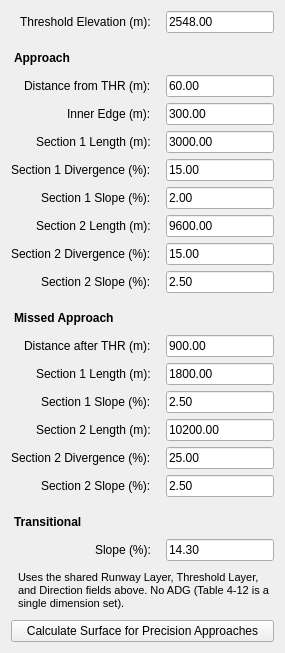
          <widget class="QWidget" name="oes_sub_precision_approach">
           <layout class="QFormLayout" name="formLayout_oes_precision_approach">
            <property name="fieldGrowthPolicy"><enum>QFormLayout::AllNonFixedFieldsGrow</enum></property>
            <property name="labelAlignment"><set>Qt::AlignRight|Qt::AlignVCenter</set></property>
            <property name="horizontalSpacing"><number>15</number></property>
            <property name="verticalSpacing"><number>6</number></property>

            <item row="0" column="0">
             <widget class="QLabel" name="label_Z0_oes_precision">
              <property name="text"><string>Threshold Elevation (m):</string></property>
             </widget>
            </item>
            <item row="0" column="1">
             <widget class="QLineEdit" name="spin_Z0_oes_precision">
              <property name="text"><string>2548.00</string></property>
              <property name="toolTip"><string>Threshold elevation used as the datum for the Approach/Missed Approach/Transitional components (Table 4-12).</string></property>
             </widget>
            </item>

            <item row="1" column="0" colspan="2">
             <widget class="QLabel" name="label_appr_header_oes_precision">
              <property name="text"><string>Approach</string></property>
              <property name="styleSheet"><string>QLabel { font-weight: bold; padding-top: 12px; padding-bottom: 4px; }</string></property>
             </widget>
            </item>

            <item row="2" column="0">
             <widget class="QLabel" name="label_apprDistThr_oes_precision">
              <property name="text"><string>Distance from THR (m):</string></property>
             </widget>
            </item>
            <item row="2" column="1">
             <widget class="QLineEdit" name="spin_apprDistThr_oes_precision">
              <property name="text"><string>60.00</string></property>
              <property name="toolTip"><string>Table 4-12: distance from the threshold to the start (inner edge) of the Approach surface, measured along the runway centreline extended away from the runway (60 m by the table).</string></property>
             </widget>
            </item>

            <item row="3" column="0">
             <widget class="QLabel" name="label_apprInnerEdge_oes_precision">
              <property name="text"><string>Inner Edge (m):</string></property>
             </widget>
            </item>
            <item row="3" column="1">
             <widget class="QLineEdit" name="spin_apprInnerEdge_oes_precision">
              <property name="text"><string>300.00</string></property>
              <property name="toolTip"><string>Table 4-12: full width of the Approach surface's inner edge, centred on the extended runway centreline (300 m by the table); also reused as the Missed Approach surface's own inner-edge width.</string></property>
             </widget>
            </item>

            <item row="4" column="0">
             <widget class="QLabel" name="label_apprS1Len_oes_precision">
              <property name="text"><string>Section 1 Length (m):</string></property>
             </widget>
            </item>
            <item row="4" column="1">
             <widget class="QLineEdit" name="spin_apprS1Len_oes_precision">
              <property name="text"><string>3000.00</string></property>
              <property name="toolTip"><string>Table 4-12: length of the Approach surface's Section 1, measured from the inner edge outward along the approach azimuth.</string></property>
             </widget>
            </item>

            <item row="5" column="0">
             <widget class="QLabel" name="label_apprS1Div_oes_precision">
              <property name="text"><string>Section 1 Divergence (%):</string></property>
             </widget>
            </item>
            <item row="5" column="1">
             <widget class="QLineEdit" name="spin_apprS1Div_oes_precision">
              <property name="text"><string>15.00</string></property>
              <property name="toolTip"><string>Table 4-12: each side's outward splay in Section 1, added to the half inner-edge width per metre of Section 1 length.</string></property>
             </widget>
            </item>

            <item row="6" column="0">
             <widget class="QLabel" name="label_apprS1Slope_oes_precision">
              <property name="text"><string>Section 1 Slope (%):</string></property>
             </widget>
            </item>
            <item row="6" column="1">
             <widget class="QLineEdit" name="spin_apprS1Slope_oes_precision">
              <property name="text"><string>2.00</string></property>
              <property name="toolTip"><string>Table 4-12: upward slope of Section 1, applied from the inner edge outward along the approach azimuth.</string></property>
             </widget>
            </item>

            <item row="7" column="0">
             <widget class="QLabel" name="label_apprS2Len_oes_precision">
              <property name="text"><string>Section 2 Length (m):</string></property>
             </widget>
            </item>
            <item row="7" column="1">
             <widget class="QLineEdit" name="spin_apprS2Len_oes_precision">
              <property name="text"><string>9600.00</string></property>
              <property name="toolTip"><string>Table 4-12: length of the Approach surface's Section 2, measured from the end of Section 1 continuing along the approach azimuth.</string></property>
             </widget>
            </item>

            <item row="8" column="0">
             <widget class="QLabel" name="label_apprS2Div_oes_precision">
              <property name="text"><string>Section 2 Divergence (%):</string></property>
             </widget>
            </item>
            <item row="8" column="1">
             <widget class="QLineEdit" name="spin_apprS2Div_oes_precision">
              <property name="text"><string>15.00</string></property>
              <property name="toolTip"><string>Table 4-12: each side's outward splay in Section 2, added to Section 1's half-width per metre of Section 2 length.</string></property>
             </widget>
            </item>

            <item row="9" column="0">
             <widget class="QLabel" name="label_apprS2Slope_oes_precision">
              <property name="text"><string>Section 2 Slope (%):</string></property>
             </widget>
            </item>
            <item row="9" column="1">
             <widget class="QLineEdit" name="spin_apprS2Slope_oes_precision">
              <property name="text"><string>2.50</string></property>
              <property name="toolTip"><string>Table 4-12: upward slope of Section 2, applied from the end of Section 1 outward along the approach azimuth.</string></property>
             </widget>
            </item>

            <item row="10" column="0" colspan="2">
             <widget class="QLabel" name="label_missed_header_oes_precision">
              <property name="text"><string>Missed Approach</string></property>
              <property name="styleSheet"><string>QLabel { font-weight: bold; padding-top: 12px; padding-bottom: 4px; }</string></property>
             </widget>
            </item>

            <item row="11" column="0">
             <widget class="QLabel" name="label_missedDistThr_oes_precision">
              <property name="text"><string>Distance after THR (m):</string></property>
             </widget>
            </item>
            <item row="11" column="1">
             <widget class="QLineEdit" name="spin_missedDistThr_oes_precision">
              <property name="text"><string>900.00</string></property>
              <property name="toolTip"><string>Table 4-12: distance from the threshold to the start of the Missed Approach surface, measured past the threshold in the landing direction of travel (900 m by the table).</string></property>
             </widget>
            </item>

            <item row="12" column="0">
             <widget class="QLabel" name="label_missedS1Len_oes_precision">
              <property name="text"><string>Section 1 Length (m):</string></property>
             </widget>
            </item>
            <item row="12" column="1">
             <widget class="QLineEdit" name="spin_missedS1Len_oes_precision">
              <property name="text"><string>1800.00</string></property>
              <property name="toolTip"><string>Table 4-12: length of the Missed Approach surface's Section 1, measured from its inner edge continuing past the threshold.</string></property>
             </widget>
            </item>

            <item row="13" column="0">
             <widget class="QLabel" name="label_missedS1Slope_oes_precision">
              <property name="text"><string>Section 1 Slope (%):</string></property>
             </widget>
            </item>
            <item row="13" column="1">
             <widget class="QLineEdit" name="spin_missedS1Slope_oes_precision">
              <property name="text"><string>2.50</string></property>
              <property name="toolTip"><string>Section 1's divergence is not a separate input: its half-width is derived from the Transitional slope reaching this section's height of rise (Table 4-12 note; see new_ols_precision_approach.py).</string></property>
             </widget>
            </item>

            <item row="14" column="0">
             <widget class="QLabel" name="label_missedS2Len_oes_precision">
              <property name="text"><string>Section 2 Length (m):</string></property>
             </widget>
            </item>
            <item row="14" column="1">
             <widget class="QLineEdit" name="spin_missedS2Len_oes_precision">
              <property name="text"><string>10200.00</string></property>
              <property name="toolTip"><string>Table 4-12: length of the Missed Approach surface's Section 2, measured from the end of Section 1 continuing in the same direction.</string></property>
             </widget>
            </item>

            <item row="15" column="0">
             <widget class="QLabel" name="label_missedS2Div_oes_precision">
              <property name="text"><string>Section 2 Divergence (%):</string></property>
             </widget>
            </item>
            <item row="15" column="1">
             <widget class="QLineEdit" name="spin_missedS2Div_oes_precision">
              <property name="text"><string>25.00</string></property>
              <property name="toolTip"><string>Table 4-12: each side's outward splay of Section 2, added to Section 1's half-width per metre of Section 2 length.</string></property>
             </widget>
            </item>

            <item row="16" column="0">
             <widget class="QLabel" name="label_missedS2Slope_oes_precision">
              <property name="text"><string>Section 2 Slope (%):</string></property>
             </widget>
            </item>
            <item row="16" column="1">
             <widget class="QLineEdit" name="spin_missedS2Slope_oes_precision">
              <property name="text"><string>2.50</string></property>
              <property name="toolTip"><string>Table 4-12: upward slope of the Missed Approach surface's Section 2.</string></property>
             </widget>
            </item>

            <item row="17" column="0" colspan="2">
             <widget class="QLabel" name="label_trans_header_oes_precision">
              <property name="text"><string>Transitional</string></property>
              <property name="styleSheet"><string>QLabel { font-weight: bold; padding-top: 12px; padding-bottom: 4px; }</string></property>
             </widget>
            </item>

            <item row="18" column="0">
             <widget class="QLabel" name="label_transSlope_oes_precision">
              <property name="text"><string>Slope (%):</string></property>
             </widget>
            </item>
            <item row="18" column="1">
             <widget class="QLineEdit" name="spin_transSlope_oes_precision">
              <property name="text"><string>14.30</string></property>
              <property name="toolTip"><string>Table 4-12: slope of the Transitional surface, rising outward from the sides of the Approach and Missed Approach inner edges up to the Horizontal surface elevation.</string></property>
             </widget>
            </item>

            <item row="19" column="0" colspan="2">
             <widget class="QLabel" name="label_oes_precision_approach_note">
              <property name="text">
               <string>Uses the shared Runway Layer, Threshold Layer, and Direction fields above. No ADG (Table 4-12 is a single dimension set).</string>
              </property>
              <property name="wordWrap"><bool>true</bool></property>
              <property name="styleSheet"><string>QLabel { font-size: 11px; padding: 4px; }</string></property>
             </widget>
            </item>

            <item row="20" column="0" colspan="2">
             <widget class="QPushButton" name="calculateButton_oes_precision_approach">
              <property name="text"><string>Calculate Surface for Precision Approaches</string></property>
              <property name="minimumHeight"><number>30</number></property>
             </widget>
            </item>

           </layout>
          </widget>
